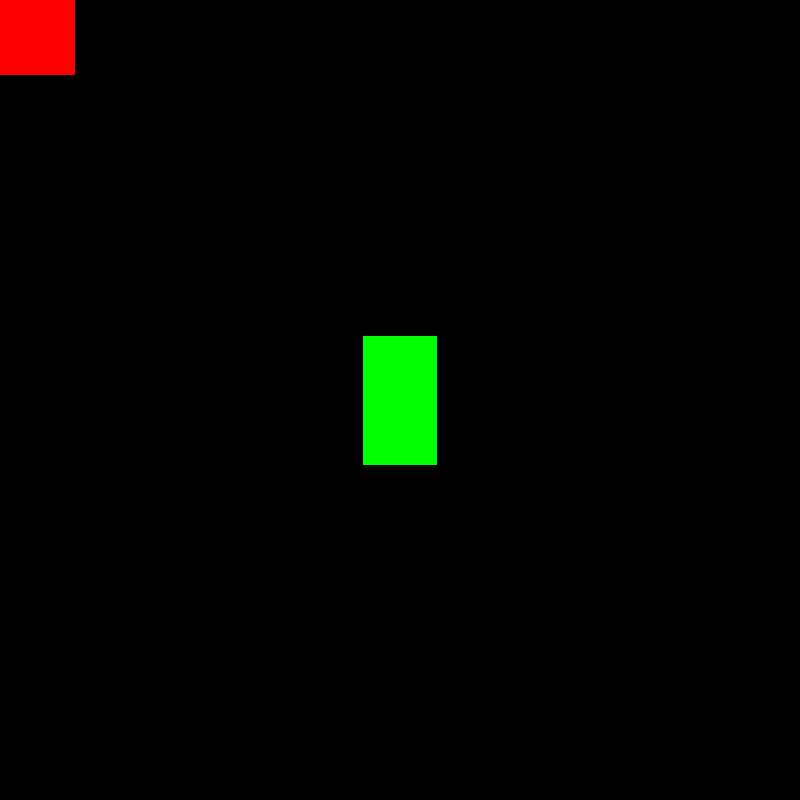
Frame 1 (no input)
Frame 60 (the mouse pressed at the canvas centre just before this capture): identical to frame 1, image omitted
Frame 120 (the mouse held since frame 60 and released just before this capture): identical to frame 1, image omitted

The Processing sketch that drew this single still picture (run headless with seeded random() and noise(); from frame 60 on, the mouse is pressed at the canvas centre):

// Processing sketch: RectRectCollision
// ── RectRectCollision.pde
PVector centerA;
PVector centerB;
PVector sizeA;
PVector sizeB;

void setup() {
size(800, 800);
  centerA = new PVector();
  centerB = new PVector(width/2, height/2);
  sizeA = new PVector(150, 150);
  sizeB = new PVector(75, 130);
  rectMode(CENTER);
}


void draw() {
  background(0);
  if(R_R_collision()) background(100);
  
  fill(255, 0, 0);
  rect(centerA.x, centerA.y, sizeA.x, sizeA.y);
  
  fill(0, 255, 0);
  rect(centerB.x, centerB.y, sizeB.x, sizeB.y);

  if(mousePressed) {
    if(mouseButton == LEFT) centerA.set(mouseX, mouseY);
    else if(mouseButton == RIGHT) centerB.set(mouseX, mouseY);
  }
}


boolean R_R_collision() { 
    boolean c1 = centerA.x + sizeA.x / 2 > centerB.x - sizeB.x / 2; 
    boolean c2 = centerA.x - sizeA.x / 2 < centerB.x + sizeB.x / 2;
    boolean c3 = centerA.y + sizeA.y / 2 > centerB.y - sizeB.y / 2;
    boolean c4 = centerA.y - sizeA.y / 2 < centerB.y + sizeB.y / 2;
    
    if(c1 && c2 && c3 && c4) return true;
    return false;
}
